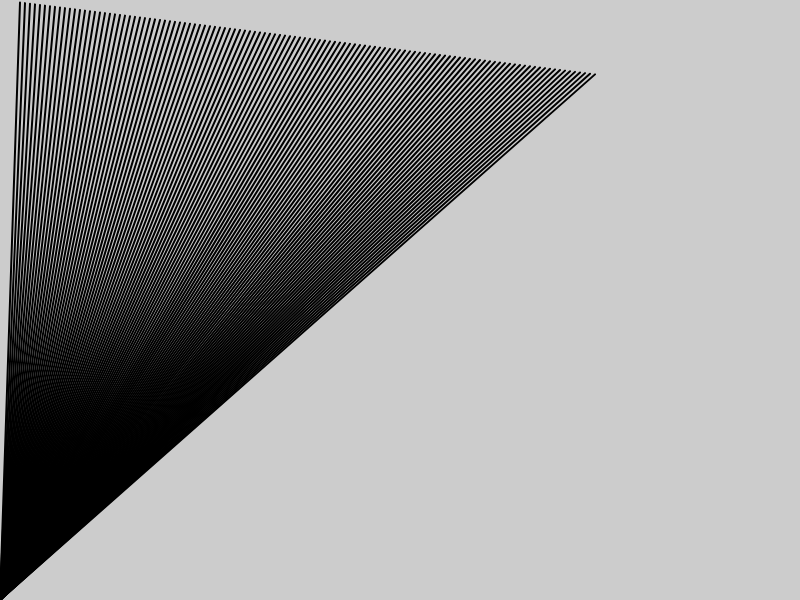
Frame 1 (no input)
Frame 60 (no input): identical to frame 1, image omitted
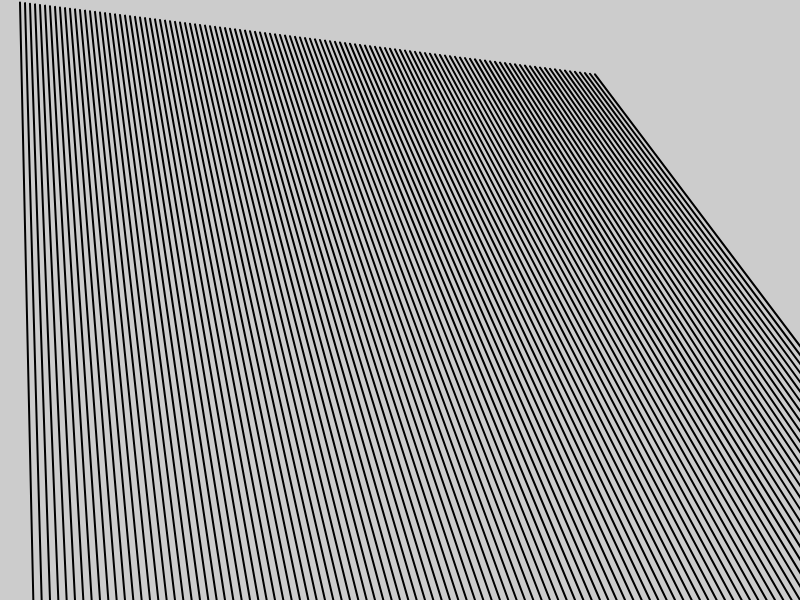
Frame 120 (the mouse pressed at the canvas centre since frame 60)

The p5.js sketch that drew these frames (run headless with seeded random() and noise() and a simulated clock; from frame 60 on, the mouse is pressed at the canvas centre):

// p5.js sketch
// ── sketch.js
function setup() {
  // put setup code here
createCanvas(800,600);
strokeWeight(2);

}

function draw() {
  background(204);
  for ( var i = 20; i < 600; i += 5){
  line(i, i/8, (i/2 + i)*mouseX/360, height);
  }

  // put drawing code here
}
